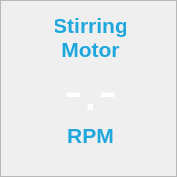
           <widget class="QFrame" name="frame_2">
            <property name="geometry">
             <rect>
              <x>0</x>
              <y>190</y>
              <width>177</width>
              <height>177</height>
             </rect>
            </property>
            <property name="styleSheet">
             <string notr="true">border-image: url(:/background.png/main_ring.png);</string>
            </property>
            <property name="frameShape">
             <enum>QFrame::StyledPanel</enum>
            </property>
            <property name="frameShadow">
             <enum>QFrame::Raised</enum>
            </property>
            <widget class="QLabel" name="Stirring_Label">
             <property name="geometry">
              <rect>
               <x>55</x>
               <y>12</y>
               <width>71</width>
               <height>51</height>
              </rect>
             </property>
             <property name="font">
              <font>
               <family>Arial</family>
               <pointsize>16</pointsize>
               <weight>75</weight>
               <italic>false</italic>
               <bold>true</bold>
              </font>
             </property>
             <property name="styleSheet">
              <string notr="true">border-image:none;
color: rgb(29, 167, 221);</string>
             </property>
             <property name="text">
              <string>Stirring
Motor</string>
             </property>
             <property name="scaledContents">
              <bool>false</bool>
             </property>
             <property name="alignment">
              <set>Qt::AlignCenter</set>
             </property>
             <property name="wordWrap">
              <bool>false</bool>
             </property>
             <property name="margin">
              <number>0</number>
             </property>
            </widget>
            <widget class="QLabel" name="motor_value">
             <property name="geometry">
              <rect>
               <x>20</x>
               <y>60</y>
               <width>141</width>
               <height>61</height>
              </rect>
             </property>
             <property name="font">
              <font>
               <family>Arial</family>
               <pointsize>42</pointsize>
               <weight>9</weight>
               <italic>false</italic>
               <bold>false</bold>
              </font>
             </property>
             <property name="styleSheet">
              <string notr="true">border-image:none;
font: 75 42pt &quot;Arial&quot;;
color: rgb(255, 255, 255);</string>
             </property>
             <property name="text">
              <string>-.-</string>
             </property>
             <property name="scaledContents">
              <bool>false</bool>
             </property>
             <property name="alignment">
              <set>Qt::AlignCenter</set>
             </property>
             <property name="margin">
              <number>0</number>
             </property>
            </widget>
            <widget class="QLabel" name="stirring_Label2">
             <property name="geometry">
              <rect>
               <x>20</x>
               <y>120</y>
               <width>141</width>
               <height>31</height>
              </rect>
             </property>
             <property name="font">
              <font>
               <family>Arial</family>
               <pointsize>16</pointsize>
               <weight>75</weight>
               <italic>false</italic>
               <bold>true</bold>
              </font>
             </property>
             <property name="styleSheet">
              <string notr="true">border-image:none;
color: rgb(29, 167, 221);</string>
             </property>
             <property name="text">
              <string>RPM</string>
             </property>
             <property name="scaledContents">
              <bool>false</bool>
             </property>
             <property name="alignment">
              <set>Qt::AlignCenter</set>
             </property>
             <property name="margin">
              <number>0</number>
             </property>
            </widget>
           </widget>
